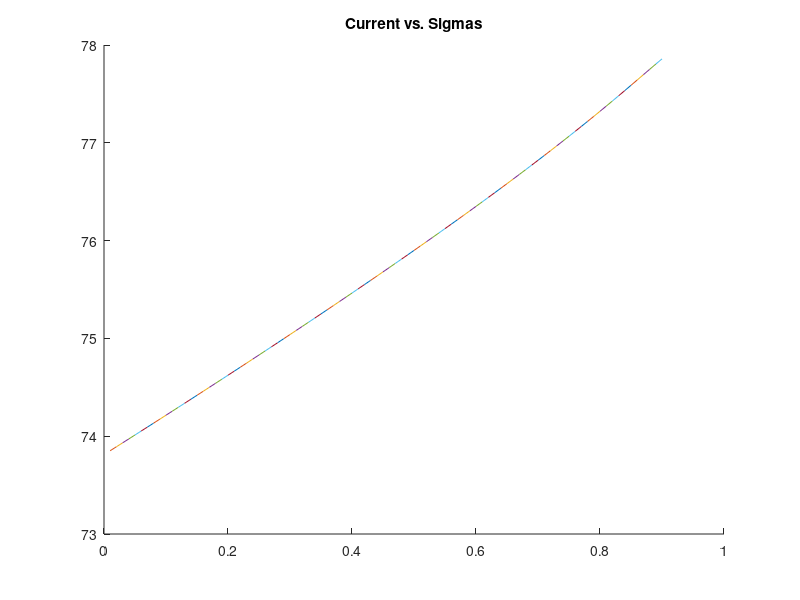

Recreate this plot in MATLAB.
%% Part 2(d)
% In part 2(d), we are now investigating the difference between the current
% and various sigma for the box.

% Reset Everything
close all
clear

% Creating a loop for increaing the sigma size
for a = 1e-2:1e-2:0.9

    % Setting variables
    nx = 50;            % Length of the region
    ny = nx*3/2;        % Width of the region, 3/2 of length
    G = sparse(nx*ny);  % Initialize a G matrix
    D = zeros(1, nx*ny);% Initialize a matrix for G matrix operation
    S = zeros(ny, nx);  % Initialize a matrix for sigma
    sigma1 = 1;         % Setting up parameter of sigma in different region
    sigma2 = a;
    box = [nx*2/5 nx*3/5 ny*2/5 ny*3/5]; % Setting up the bottle-neck
        
    % Implement the G matrix with the bottle-neck condition in the region
    for i = 1:nx
        for j = 1:ny
            n = j + (i-1)*ny;
            
            if i == 1
                G(n, :) = 0;
                G(n, n) = 1;
                D(n) = 1;
            elseif i == nx
                G(n, :) = 0;
                G(n, n) = 1;
                D(n) = 0;
            elseif j == 1
                if i > box(1) && i < box(2)
                    G(n, n) = -3;
                    G(n, n+1) = sigma2;
                    G(n, n+ny) = sigma2;
                    G(n, n-ny) = sigma2;
                else
                    G(n, n) = -3;
                    G(n, n+1) = sigma1;
                    G(n, n+ny) = sigma1;
                    G(n, n-ny) = sigma1;
                end
            elseif j == ny
                if i > box(1) && i < box(2)
                    G(n, n) = -3;
                    G(n, n+1) = sigma2;
                    G(n, n+ny) = sigma2;
                    G(n, n-ny) = sigma2;
                else
                    G(n, n) = -3;
                    G(n, n+1) = sigma1;
                    G(n, n+ny) = sigma1;
                    G(n, n-ny) = sigma1;
                end
            else
                if i > box(1) && i < box(2) && (j < box(3)||j > box(4))
                    G(n, n) = -4;
                    G(n, n+1) = sigma2;
                    G(n, n-1) = sigma2;
                    G(n, n+ny) = sigma2;
                    G(n, n-ny) = sigma2;
                else
                    G(n, n) = -4;
                    G(n, n+1) = sigma1;
                    G(n, n-1) = sigma1;
                    G(n, n+ny) = sigma1;
                    G(n, n-ny) = sigma1;
                end
            end
        end
    end
        
    % Implement a matrix for sigma
    for L = 1 : nx
        for W = 1 : ny
            if L >= box(1) && L <= box(2)
                S(W, L) = sigma2;
            else
                S(W, L) = sigma1;
            end
            if L >= box(1) && L <= box(2) && W >= box(3) && W <= box(4)
                S(W, L) = sigma1;
            end
        end
    end
            
    % Calculating the voltage
    V = G\D';
            
    % Inverting the G matrix
    X = zeros(ny, nx, 1);
    for i = 1:nx
        for j = 1:ny
            n = j + (i-1)*ny;
            X(j,i) = V(n);
        end
    end
            
    % Calculating the electric field from voltage
    [Ex, Ey] = gradient(X);
            
    % Calculating the current density
    Jx = S.*Ex;
    Jy = S.*Ey;
    J = sqrt(Jx.^2 + Jy.^2);
            
    % Creating plot for comparing current density with various sigma
    figure(1)
    hold on
    if a == 1e-2
        Cy = sum(J, 2);
        C = sum(Cy);
        previousC = C;
        plot([a, a], [previousC, C])
    end
    if a > 1e-2
        previousC = C;
        Cy = sum(J, 2);
        C = sum(Cy);
        plot([a-1e-2, a], [previousC, C])
    end
    title("Current vs. Sigmas")
    
end

%% Discussion
% The current density will increase proportionally with the increasing
% sigma of the box